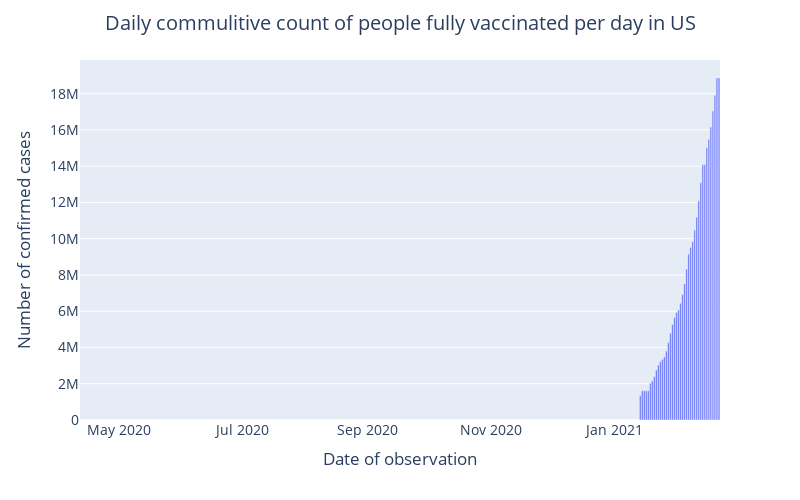

The cell this chart's notebook holds for it:
### Code cell
fig = px.bar(df_bydate, x='date', y='people_fully_vaccinated')
layout = go.Layout(
    title=go.layout.Title(
        text="Daily commulitive count of people fully vaccinated per day in US",
        x=0.5
    ),
    font=dict(size=14),
    width=800,
    height=500,
    xaxis_title = "Date of observation",
    yaxis_title = "Number of confirmed cases"
)

fig.update_layout(layout)
fig.show()

### Figure 1 — Plotly figure (JSON) as saved in the notebook; plotly's stock layout.template omitted (floating-point values rounded to 4 significant figures; data arrays with more than 128 entries replaced by an {"elided": "..."} marker saying what was removed)
{"data": [{"alignmentgroup": "True", "hovertemplate": "date=%{x}<br>people_fully_vaccinated=%{y}<extra></extra>", "legendgroup": "", "marker": {"color": "#636efa"}, "name": "", "offsetgroup": "", "orientation": "v", "showlegend": false, "textposition": "auto", "type": "bar", "x": {"elided": "316 str values"}, "xaxis": "x", "y": {"elided": "316 int values"}, "yaxis": "y"}], "layout": {"barmode": "relative", "font": {"size": 14}, "height": 500, "legend": {"tracegroupgap": 0}, "margin": {"t": 60}, "title": {"text": "Daily commulitive count of people fully vaccinated per day in US", "x": 0.5}, "width": 800, "xaxis": {"anchor": "y", "domain": [0, 1], "title": {"text": "Date of observation"}}, "yaxis": {"anchor": "x", "domain": [0, 1], "title": {"text": "Number of confirmed cases"}}}}
